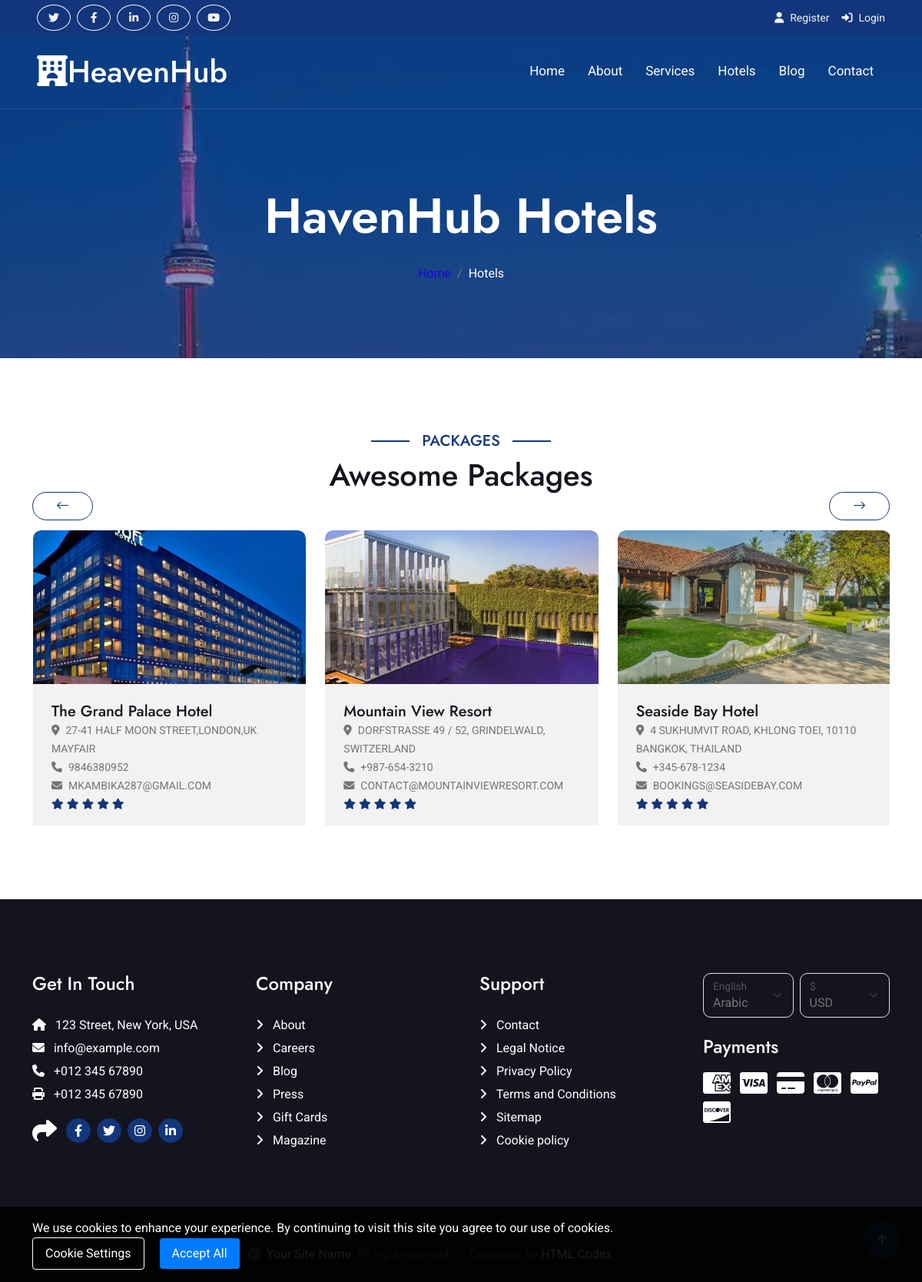
Page /packages/ on the committed database.
### hotel/models.py (models this page shows, shortened)
class Hotel(models.Model):
    user = models.ForeignKey(User, on_delete=models.SET_NULL, null=True)
    name=models.CharField(max_length=100)
    description=CKEditor5Field(null=True,blank=True,config_name='extends')
    image=models.FileField(upload_to="hotel_gallery")
    address=models.CharField(max_length=200)
    mobile=models.CharField(max_length=200)
    email=models.EmailField(max_length=100)
    status=models.CharField(max_length=20,choices=HOTEL_STATUS,default="Live")
    tags=TaggableManager(blank=True)
    views=models.IntegerField(default=0)
    featured=models.BooleanField(default=False)
    hid=ShortUUIDField(unique=True,length=10,max_length=20,alphabet='abcdefghijklmnopqrstuvwxyz')
    slug=models.SlugField(unique=True)
    date=models.DateTimeField(auto_now_add=True)
    def hotel_gallery(self):
        return HotelGallery.objects.filter(hotel=self)

### hotel/views.py (the view)
# urls.py: path("packages/",views.packages,name="packages"),
def packages(request):
    hotels=Hotel.objects.filter(status="Live")
    context={
        'hotels':hotels
    }
    return render(request,"hotel/packages.html",context)

### templates/hotel/packages.html (shortened to what this page needs)
{% extends 'partials/base.html' %}
{% load static %}
{% block content %}
        <div class="container-fluid bg-breadcrumb">
            <div class="container text-center py-5" style="max-width: 900px;">
                <h3 class="text-white display-3 mb-4">HavenHub Hotels</h1>
                <ol class="breadcrumb justify-content-center mb-0">
                    <li class="breadcrumb-item"><a href="{% url 'hotel:index'%}">Home</a></li>
                    <li class="breadcrumb-item active text-white">Hotels</li>
                </ol>
            </div>
        </div>
         <div class="container-fluid packages py-5">
            <div class="container py-5">
                <div class="mx-auto text-center mb-5" style="max-width: 900px;">
                    <h5 class="section-title px-3">Packages</h5>
                    <h1 class="mb-0">Awesome Packages</h1>
                </div>
                <div class="packages-carousel owl-carousel">
                    {% for hotel in hotels %}
                        <div class="packages-item" >
                        <div class="packages-img">
                            <img src="{{hotel.image.url}}" class="img-fluid w-100 rounded-top" alt="Image">
                        </div>
                        <div class="packages-content bg-light">
                            <div class="p-4 pb-0">
                                <h5 class="mb-0">{{hotel.name}}</h5>
                                <small class="text-uppercase"><i class="fa fa-map-marker-alt me-2"></i>{{hotel.address}}</small><br>
                                <small class="text-uppercase"><i class="fa fa-phone me-2"></i></i>{{hotel.mobile}}</small><br>
                                <small class="text-uppercase"><i class="fa fa-envelope me-2"></i>{{ hotel.email|lower }}</small>
                                <div class="mb-3">
                                    <small class="fa fa-star text-primary"></small>
                                    <small class="fa fa-star text-primary"></small>
                                    <small class="fa fa-star text-primary"></small>
                                    <small class="fa fa-star text-primary"></small>
                                    <small class="fa fa-star text-primary"></small>
                                </div>
                            </div>
                        </div>
                        </div>
                    {% endfor %}
                </div>
            </div>
        </div>
        {% endblock content %}

### templates/partials/base.html (shortened to what this page needs)
{% load static %}
<!DOCTYPE html>
<html lang="en">
    <head>
        <link href="https://cdnjs.cloudflare.com/ajax/libs/font-awesome/6.4.0/css/all.min.css" rel="stylesheet">
        <link href="https://cdn.jsdelivr.net/npm/bootstrap-icons@1.4.1/font/bootstrap-icons.css" rel="stylesheet">
        <link href="{% static 'lib/owlcarousel/assets/owl.carousel.min.css' %}" rel="stylesheet">
        <link href="{% static 'lib/lightbox/css/lightbox.min.css' %}" rel="stylesheet">
        <link href="{% static 'css/bootstrap.min.css' %}" rel="stylesheet">
        <link href="{% static 'css/style.css' %}" rel="stylesheet">
    </head>
    <body>
<div class="container-fluid bg-primary px-5 d-none d-lg-block">
    <div class="row gx-0">
        <div class="col-lg-8 text-center text-lg-start mb-2 mb-lg-0">
            <div class="d-inline-flex align-items-center" style="height: 45px;">
                <a class="btn btn-sm btn-outline-light btn-sm-square rounded-circle me-2" href=""><i class="fab fa-twitter fw-normal"></i></a>
                <a class="btn btn-sm btn-outline-light btn-sm-square rounded-circle me-2" href=""><i class="fab fa-facebook-f fw-normal"></i></a>
                <a class="btn btn-sm btn-outline-light btn-sm-square rounded-circle me-2" href=""><i class="fab fa-linkedin-in fw-normal"></i></a>
                <a class="btn btn-sm btn-outline-light btn-sm-square rounded-circle me-2" href=""><i class="fab fa-instagram fw-normal"></i></a>
                <a class="btn btn-sm btn-outline-light btn-sm-square rounded-circle" href=""><i class="fab fa-youtube fw-normal"></i></a>
            </div>
        </div>
        <div class="col-lg-4 text-center text-lg-end">
            <div class="d-inline-flex align-items-center" style="height: 45px;">
                {% if user.is_authenticated %}
                <a class="btn btn-sm btn-outline-light btn-sm-square  me-2" href="{% url 'hotel:selected_rooms' %}"><i class="fas fa-bed"></i><span class="room-count" style="margin-left: 1px;">{{request.session.selection_data_obj|length}}</span></a>
                    <div class="dropdown" style="margin-left: 10px;">
                        <a href="" class="dropdown-toggle text-light" data-bs-toggle="dropdown"><small><i class="fa fa-home me-2"></i> Dashboard</small></a>
                        <div class="dropdown-menu rounded">
                            <a href="{% url 'user_dashboard:dashboard' %}" class="dropdown-item"><i class="fas fa-user-alt me-2"></i> My Profile</a>
                            <!-- <a href="#" class="dropdown-item"><i class="fas fa-comment-alt me-2"></i> Inbox</a>
                            <a href="#" class="dropdown-item"><i class="fas fa-bell me-2"></i> Notifications</a>
                            <a href="#" class="dropdown-item"><i class="fas fa-cog me-2"></i> Account Settings</a> -->
                            <a href="{% url 'userauths:sign-out' %}" class="dropdown-item"><i class="fas fa-power-off me-2"></i> Log Out</a>
                        </div>
                    </div>
                    <small class="me-3 text-light" style="margin-left: 15px;"><i class="fas fa-user-alt me-2"></i> {{ user.username }}</small>
                {% else %}
                    <a href="{% url 'userauths:sign-up' %}"><small class="me-3 text-light"><i class="fa fa-user me-2"></i>Register</small></a>
                    <a href="{% url 'userauths:sign-in' %}"><small class="text-light"><i class="fa fa-sign-in-alt me-2"></i>Login</small></a>
                {% endif %}
            </div>
        </div>
    </div>
</div>
        <div class="container-fluid position-relative p-0" style="background-color: rgb(214, 209, 209)">
            <nav class="navbar navbar-expand-lg navbar-light px-4 px-lg-5 py-3 py-lg-0">
                <a href="" class="navbar-brand p-0">
                    <h1 class="m-0"><i class="fas fa-hotel hotel-icon"></i>HeavenHub</h1>
                </a>
                <div class="collapse navbar-collapse" id="navbarCollapse">
                    <div class="navbar-nav ms-auto py-0">
                        <a href="{% url 'hotel:index' %}" class="nav-item nav-link ">Home</a>
                        <a href="{% url 'hotel:about' %}" class="nav-item nav-link">About</a>
                        <a href="{% url 'hotel:services' %}" class="nav-item nav-link">Services</a>
                        <a href="{% url 'hotel:packages' %}" class="nav-item nav-link">Hotels</a>
                        <a href="{% url 'hotel:blog' %}" class="nav-item nav-link">Blog</a>
                        <a href="{% url 'hotel:contact' %}" class="nav-item nav-link">Contact</a>
                    </div>
                </div>
            </nav>
        </div>
        {% block content %}
        {% endblock content %}
         <div class="container-fluid footer py-5">
            <div class="container py-5">
                <div class="row g-5">
                    <div class="col-md-6 col-lg-6 col-xl-3">
                        <div class="footer-item d-flex flex-column">
                            <h4 class="mb-4 text-white">Get In Touch</h4>
                            <a href=""><i class="fas fa-home me-2"></i> 123 Street, New York, USA</a>
                            <a href=""><i class="fas fa-envelope me-2"></i> info@example.com</a>
                            <a href=""><i class="fas fa-phone me-2"></i> +012 345 67890</a>
                            <a href="" class="mb-3"><i class="fas fa-print me-2"></i> +012 345 67890</a>
                            <div class="d-flex align-items-center">
                                <i class="fas fa-share fa-2x text-white me-2"></i>
                                <a class="btn-square btn btn-primary rounded-circle mx-1" href=""><i class="fab fa-facebook-f"></i></a>
                                <a class="btn-square btn btn-primary rounded-circle mx-1" href=""><i class="fab fa-twitter"></i></a>
                                <a class="btn-square btn btn-primary rounded-circle mx-1" href=""><i class="fab fa-instagram"></i></a>
                                <a class="btn-square btn btn-primary rounded-circle mx-1" href=""><i class="fab fa-linkedin-in"></i></a>
                            </div>
                        </div>
                    </div>
                    <div class="col-md-6 col-lg-6 col-xl-3">
                        <div class="footer-item d-flex flex-column">
                            <h4 class="mb-4 text-white">Company</h4>
                            <a href=""><i class="fas fa-angle-right me-2"></i> About</a>
                            <a href=""><i class="fas fa-angle-right me-2"></i> Careers</a>
                            <a href=""><i class="fas fa-angle-right me-2"></i> Blog</a>
                            <a href=""><i class="fas fa-angle-right me-2"></i> Press</a>
                            <a href=""><i class="fas fa-angle-right me-2"></i> Gift Cards</a>
                            <a href=""><i class="fas fa-angle-right me-2"></i> Magazine</a>
                        </div>
                    </div>
                    <div class="col-md-6 col-lg-6 col-xl-3">
                        <div class="footer-item d-flex flex-column">
                            <h4 class="mb-4 text-white">Support</h4>
                            <a href=""><i class="fas fa-angle-right me-2"></i> Contact</a>
                            <a href=""><i class="fas fa-angle-right me-2"></i> Legal Notice</a>
                            <a href=""><i class="fas fa-angle-right me-2"></i> Privacy Policy</a>
                            <a href=""><i class="fas fa-angle-right me-2"></i> Terms and Conditions</a>
                            <a href=""><i class="fas fa-angle-right me-2"></i> Sitemap</a>
                            <a href=""><i class="fas fa-angle-right me-2"></i> Cookie policy</a>
                        </div>
                    </div>
                    <div class="col-md-6 col-lg-6 col-xl-3">
                        <div class="footer-item">
                            <div class="row gy-3 gx-2 mb-4">
                                <div class="col-xl-6">
                                    <form>
                                        <div class="form-floating">
                                            <select class="form-select bg-dark border" id="select1">
                                                <option value="1">Arabic</option>
                                            </select>
                                            <label for="select1">English</label>
                                        </div>
                                    </form>
                                </div>
                                <div class="col-xl-6">
                                    <form>
                                        <div class="form-floating">
                                            <select class="form-select bg-dark border" id="select1">
                                                <option value="1">USD</option>
                                            </select>
                                            <label for="select1">$</label>
                                        </div>
                                    </form>
                                </div>
                            </div>
                            <h4 class="text-white mb-3">Payments</h4>
                            <div class="footer-bank-card">
                                <a href="#" class="text-white me-2"><i class="fab fa-cc-amex fa-2x"></i></a>
                                <a href="#" class="text-white me-2"><i class="fab fa-cc-visa fa-2x"></i></a>
                                <a href="#" class="text-white me-2"><i class="fas fa-credit-card fa-2x"></i></a>
                                <a href="#" class="text-white me-2"><i class="fab fa-cc-mastercard fa-2x"></i></a>
                                <a href="#" class="text-white me-2"><i class="fab fa-cc-paypal fa-2x"></i></a>
                                <a href="#" class="text-white"><i class="fab fa-cc-discover fa-2x"></i></a>
                            </div>
                        </div>
                    </div>
                </div>
            </div>
        </div>
        <div class="container-fluid copyright text-body py-4">
            <div class="container">
                <div class="row g-4 align-items-center">
                    <div class="col-md-6 text-center text-md-end mb-md-0">
                        <a class="text-white" href="#">Your Site Name</a>, All right reserved.
                    </div>
                    <div class="col-md-6 text-center text-md-start">
                        Designed By <a class="text-white" href="https://htmlcodex.com">HTML Codex</a>
                    </div>
                </div>
            </div>
        </div>
        <a href="#" class="btn btn-primary btn-primary-outline-0 btn-md-square back-to-top"></a>
        <div id="cookie-consent" style="display: none; position: fixed; bottom: 0; left: 0; right: 0; background: rgba(0, 0, 0, 0.9); color: white; padding: 1rem; z-index: 9999;">
            <div class="container">
                <p style="margin: 0; padding-right: 2rem;">We use cookies to enhance your experience. By continuing to visit this site you agree to our use of cookies.</p>
                <div>
                    <button onclick="openCookieSettings()" style="background: none; border: 1px solid white; color: white; margin-right: 1rem; padding: 0.5rem 1rem; border-radius: 4px; cursor: pointer;">Cookie Settings</button>
                    <button onclick="acceptAllCookies()" style="background: #007bff; border: none; color: white; padding: 0.5rem 1rem; border-radius: 4px; cursor: pointer;">Accept All</button>
                </div>
            </div>
        </div>
        </body>
        </html>

### rows in the picture
Hotel: image (picture), name "The Grand Palace Hotel", address "27-41 HALF MOON STREET,LONDON,UK MAYFAIR", mobile "9846380952", email "MKAMBIKA287@GMAIL.COM"
Hotel: image (picture), name "Mountain View Resort", address "DORFSTRASSE 49 / 52, GRINDELWALD, SWITZERLAND", mobile "+987-654-3210", email "CONTACT@MOUNTAINVIEWRESORT.COM"
Hotel: image (picture), name "Seaside Bay Hotel", address "4 SUKHUMVIT ROAD, KHLONG TOEI, 10110 BANGKOK, THAILAND", mobile "+345-678-1234", email "BOOKINGS@SEASIDEBAY.COM"
